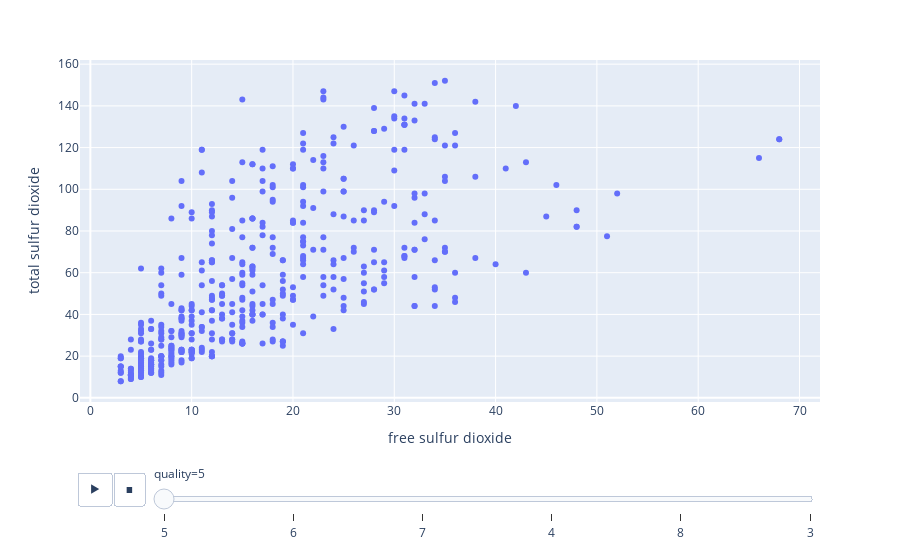

Notebook code for this chart:
### Code cell
px.scatter(df, x="free sulfur dioxide", y="total sulfur dioxide",animation_frame="quality")

### Figure 1 — Plotly figure (JSON) as saved in the notebook; plotly's stock layout.template omitted (floating-point values rounded to 4 significant figures; data arrays with more than 128 entries replaced by an {"elided": "..."} marker saying what was removed)
{"data": [{"hovertemplate": "quality=5<br>free sulfur dioxide=%{x}<br>total sulfur dioxide=%{y}<extra></extra>", "legendgroup": "", "marker": {"color": "#636efa", "symbol": "circle"}, "mode": "markers", "name": "", "orientation": "v", "showlegend": false, "type": "scatter", "x": {"elided": "483 int values"}, "xaxis": "x", "y": {"elided": "483 float values"}, "yaxis": "y"}], "layout": {"legend": {"tracegroupgap": 0}, "margin": {"t": 60}, "sliders": [{"active": 0, "currentvalue": {"prefix": "quality="}, "len": 0.9, "pad": {"b": 10, "t": 60}, "steps": [{"args": [["5"], {"frame": {"duration": 0, "redraw": false}, "fromcurrent": true, "mode": "immediate", "transition": {"duration": 0, "easing": "linear"}}], "label": "5", "method": "animate"}, {"args": [["6"], {"frame": {"duration": 0, "redraw": false}, "fromcurrent": true, "mode": "immediate", "transition": {"duration": 0, "easing": "linear"}}], "label": "6", "method": "animate"}, {"args": [["7"], {"frame": {"duration": 0, "redraw": false}, "fromcurrent": true, "mode": "immediate", "transition": {"duration": 0, "easing": "linear"}}], "label": "7", "method": "animate"}, {"args": [["4"], {"frame": {"duration": 0, "redraw": false}, "fromcurrent": true, "mode": "immediate", "transition": {"duration": 0, "easing": "linear"}}], "label": "4", "method": "animate"}, {"args": [["8"], {"frame": {"duration": 0, "redraw": false}, "fromcurrent": true, "mode": "immediate", "transition": {"duration": 0, "easing": "linear"}}], "label": "8", "method": "animate"}, {"args": [["3"], {"frame": {"duration": 0, "redraw": false}, "fromcurrent": true, "mode": "immediate", "transition": {"duration": 0, "easing": "linear"}}], "label": "3", "method": "animate"}], "x": 0.1, "xanchor": "left", "y": 0, "yanchor": "top"}], "updatemenus": [{"buttons": [{"args": [null, {"frame": {"duration": 500, "redraw": false}, "fromcurrent": true, "mode": "immediate", "transition": {"duration": 500, "easing": "linear"}}], "label": "&#9654;", "method": "animate"}, {"args": [[null], {"frame": {"duration": 0, "redraw": false}, "fromcurrent": true, "mode": "immediate", "transition": {"duration": 0, "easing": "linear"}}], "label": "&#9724;", "method": "animate"}], "direction": "left", "pad": {"r": 10, "t": 70}, "showactive": false, "type": "buttons", "x": 0.1, "xanchor": "right", "y": 0, "yanchor": "top"}], "xaxis": {"anchor": "y", "domain": [0, 1], "title": {"text": "free sulfur dioxide"}}, "yaxis": {"anchor": "x", "domain": [0, 1], "title": {"text": "total sulfur dioxide"}}}}
